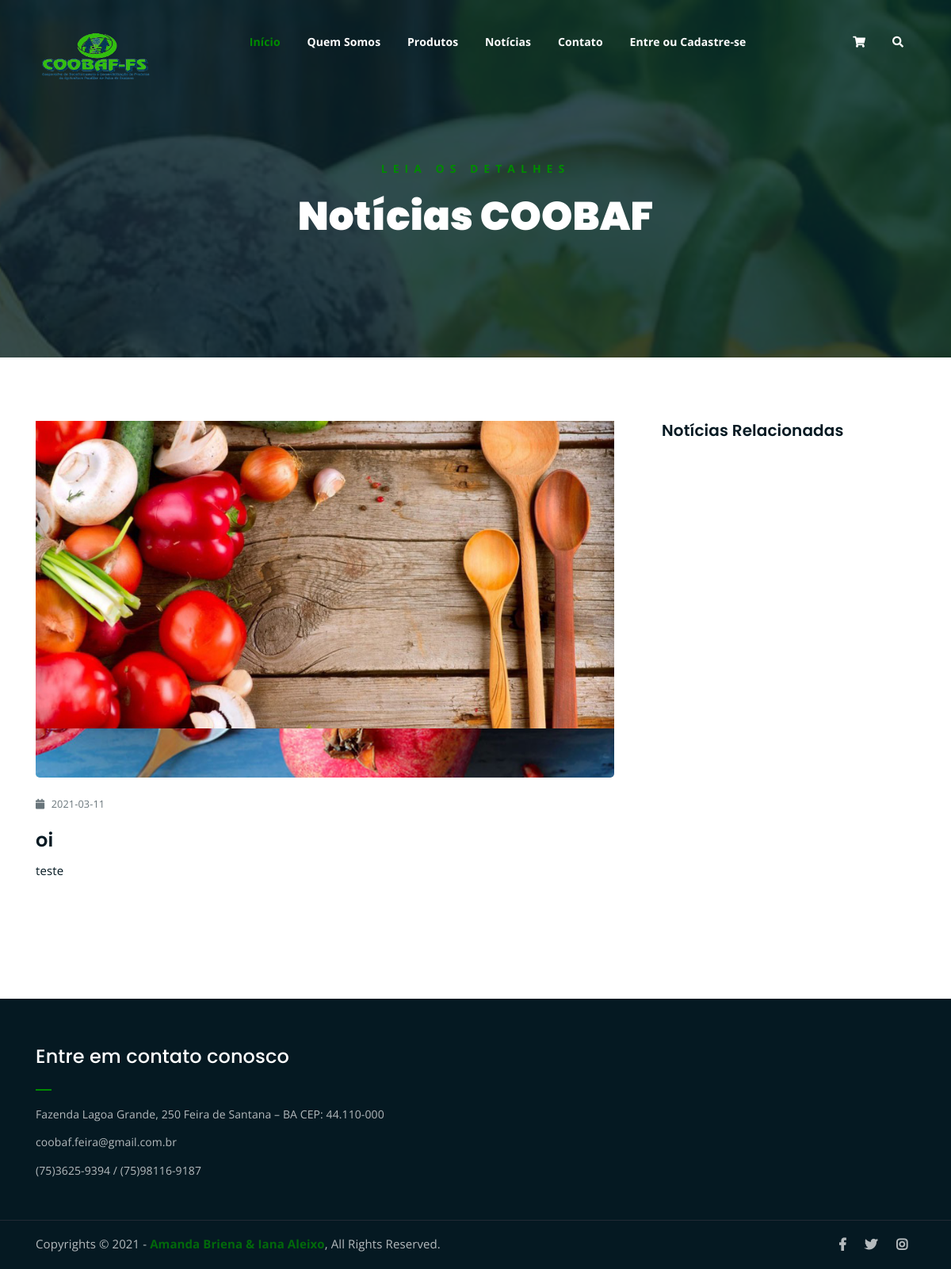
Page /noticia.php?noticia=1 on the earlier database version.
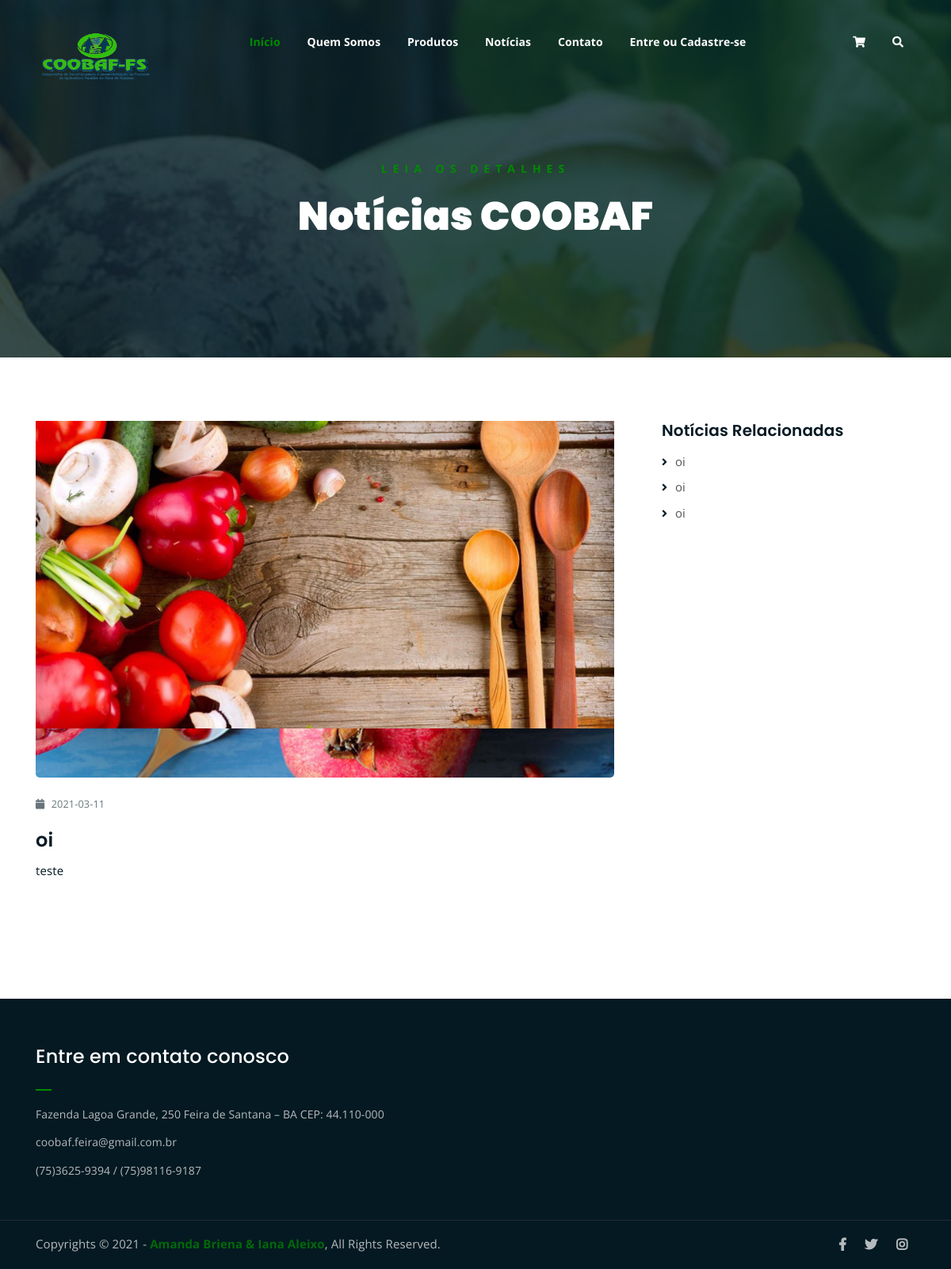
Same page on the later database version.
### tables this page shows
CREATE TABLE IF NOT EXISTS noticia (
  id_noticia smallint(10) not null primary key AUTO_INCREMENT,
  titulo varchar(45) NOT NULL,
  corpo varchar(1500) NOT NULL,
  imagem varchar(100) not null,
  data date not null,
  status tinyint(1) NOT NULL,
  visibilidade tinyint(1)
);

### noticia.php (the view, shortened to what this page needs)
<?php
    include("conexao_db/conexao.php");
	$id_noticia = $_GET['noticia'];
?>
<!DOCTYPE html>
<html lang="en">
<head>
	<?php require_once("src/components/head.php");?>
</head>
<body>
	<?php
		require_once("src/components/menu.php");
	?>
	<div class="breadcrumb-section breadcrumb-bg">
		<div class="container">
			<div class="row">
				<div class="col-lg-8 offset-lg-2 text-center">
					<div class="breadcrumb-text">
						<p>Leia os Detalhes</p>
						<h1>Notícias COOBAF</h1>
					</div>
				</div>
			</div>
		</div>
	</div>
	<div class="mt-80 mb-150">
		<div class="container">
			<div class="row">
				<div class="col-lg-8">
					<div class="single-article-section">
						<div class="single-article-text">
							<?php
								$resultado = mysqli_query($connect,"SELECT * FROM noticia where id_noticia = '$id_noticia'") or die("erro ao selecionar");
								while($row = mysqli_fetch_assoc($resultado)){
							?>
							<div class="single-artcile-bg"><img src='assets/img-upload/<?php echo $row['imagem'];  ?>'></div>
							<p class="blog-meta">
								<span class="date"><i class="fas fa-calendar"></i> <?php echo $row['data'];  ?></span>
							</p>
							<h2><?php echo $row['titulo']; ?></h2>
							<p><?php echo $row['corpo']; } ?></p>
						</div>
					</div>
				</div>
				<div class="col-lg-4">
					<div class="sidebar-section">
						<div class="recent-posts">
							<h4>Notícias Relacionadas</h4>
							<?php
								$resultado = mysqli_query($connect,"SELECT * FROM noticia where visibilidade = 1") or die("erro ao selecionar");
								while($row = mysqli_fetch_assoc($resultado)){
							?>
							<ul>
								<li><a href="noticia.php?noticia=<?php echo $row['id_noticia']; ?>"><?php echo $row['titulo']; ?></a></li>
							</ul>
							<?php } ?>
						</div>
					</div>
				</div>
			</div>
		</div>
	</div>
	<?php require_once("src/components/footer.php");?>
</body>
</html>

### src/components/head.php (shortened to what this page needs)
<link rel="stylesheet" href="assets/css/all.min.css">
<link rel="stylesheet" href="assets/bootstrap/css/bootstrap.min.css">
<link rel="stylesheet" href="assets/css/owl.carousel.css">
<link rel="stylesheet" href="assets/css/magnific-popup.css">
<link rel="stylesheet" href="assets/css/animate.css">
<link rel="stylesheet" href="assets/css/meanmenu.min.css">
<link rel="stylesheet" href="assets/css/main.css">
<link rel="stylesheet" href="assets/css/responsive.css">

### src/components/menu.php (shortened to what this page needs)
<div class="top-header-area" id="sticker">
		<div class="container">
			<div class="row">
				<div class="col-lg-12 col-sm-12 text-center">
					<div class="main-menu-wrap">
						<div class="site-logo">
							<a href="../../index.php">
								<img src="assets/img/logo.png" alt="">
							</a>
						</div>
						<nav class="main-menu">
							<?php
							if(!isset($_SESSION['email'])){
								echo "<ul>
								<li class='current-list-item'><a href='index.php'>Início</a>
								</li>
								<li><a href='sobre.php'>Quem Somos</a></li>
                                <li><a href='produtos.php'>Produtos</a></li>
                                <li><a href='noticias.php'>Notícias</a>
								</li>
                                <li><a href='contato.php'>Contato</a></li>
								<li><a href='login.php'>Entre ou Cadastre-se</a></li>
								<li>
									<div class='header-icons'>
										<a class='shopping-cart' href='carrinho.php'><i class='fas fa-shopping-cart'></i></a>
										<a class='mobile-hide search-bar-icon' href='#'><i class='fas fa-search'></i></a>
									</div>
								</li>
							</ul>";
							}
							?>
						</nav>
					</div>
				</div>
			</div>
		</div>
</div>

### src/components/footer.php
<div class="footer-area">
		<div class="container">
			<div class="row">
				<div class="col-lg-6 col-md-6">
					<div class="footer-box get-in-touch">
						<h2 class="widget-title">Entre em contato conosco</h2>
						<ul>
							<li>Fazenda Lagoa Grande, 250
								Feira de Santana – BA CEP: 44.110-000</li>
							<li>coobaf.feira@gmail.com.br</li>
							<li>(75)3625-9394 / (75)98116-9187</li>
						</ul>
					</div>
				</div>
			</div>
		</div>
	</div>
	<div class="copyright">
		<div class="container">
			<div class="row">
				<div class="col-lg-6 col-md-12">
					<p>Copyrights &copy; 2021 - <a href="https://imransdesign.com/">Amanda Briena & Iana Aleixo</a>,  All Rights Reserved.</p>
				</div>
				<div class="col-lg-6 text-right col-md-12">
					<div class="social-icons">
						<ul>
							<li><a href="#" target="_blank"><i class="fab fa-facebook-f"></i></a></li>
							<li><a href="#" target="_blank"><i class="fab fa-twitter"></i></a></li>
							<li><a href="#" target="_blank"><i class="fab fa-instagram"></i></a></li>
						</ul>
					</div>
				</div>
			</div>
		</div>
	</div>

Differences in the rows shown:
now on one of the page's lists (row edited): noticia: titulo "oi"
added noticia: titulo "oi", shown under "Notícias Relacionadas"
added noticia: titulo "oi", shown under "Notícias Relacionadas"
